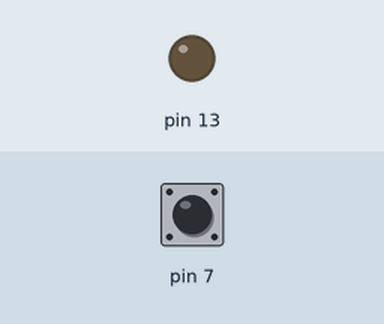
This sketch was run on a simulated Arduino Uno, built with avr-gcc and run on an emulated ATmega328P. Parts: output pins drawn as LEDs (lit = HIGH). Inputs (shaded band) come from the test bench; at power-on: pin 7 HIGH.

Above: at 1.2 s.
1.3 s: pin 7 pulled LOW for 0.15 s
At 2.4 s:
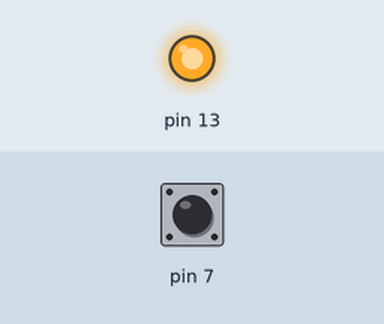
2.9 s: pin 7 pulled LOW for 1 s
At 3.6 s:
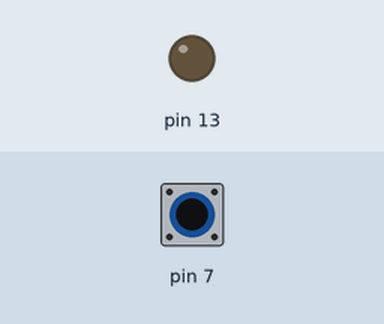
5.4 s: pin 7 pulled LOW for 3.2 s
At 6.7 s:
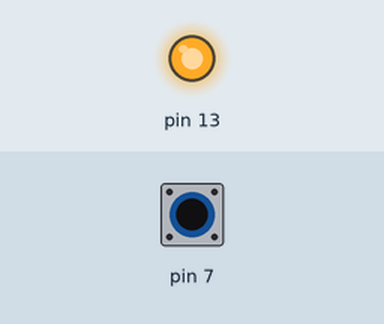
Timing chart, 0 to 8.4 s (numbered marks = the images above; inputs shaded):
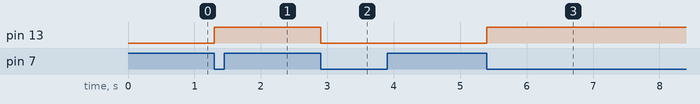

The sketch:

Class9_button_with_boolean_flag.ino
```cpp
boolean state=false;
boolean buttonUp =true;
void setup() {
  // put your setup code here, to run once:
  pinMode(13,OUTPUT);
  digitalWrite(13,LOW);
  pinMode(7,INPUT);
  digitalWrite(7,HIGH);
}

void loop() {
  // put your main code here, to run repeatedly:
  if(digitalRead(7)!=HIGH &&buttonUp==true){
    state=!state;
    digitalWrite(13,state);
    buttonUp= false;
  }
  else if(digitalRead(7)==HIGH && buttonUp !=true){
    buttonUp=true;
    }
}
```

Measured:
- after the input at 1.3 s, pin 13: LOW → HIGH at once
- after the input at 2.9 s, pin 13: HIGH → LOW at once
- after the input at 5.4 s, pin 13: LOW → HIGH at once
